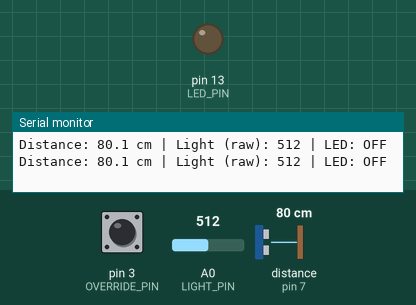
Bench run of a sketch on a simulated Arduino Uno, built with avr-gcc and run on an emulated ATmega328P. Shown: output pins drawn as LEDs (lit = HIGH), the last lines printed to the serial monitor. Wiring (inferred from the names in the program): ultrasonic range finder: trigger pin 2; echo pin 7. Inputs (shaded band) come from the test bench; at power-on: distance to the obstacle (sensor on pin 7) 80 cm, pin 3 (OVERRIDE_PIN) HIGH, A0 (LIGHT_PIN) = 512. The echo pulse lasts 58.3 µs per cm; pins used as bus, display or sensor lines are not drawn.

Above: at 1.2 s.
1.3 s: distance to the obstacle (sensor on pin 7) set to 53 cm
2.8 s: distance to the obstacle (sensor on pin 7) set to 47 cm
At 4.0 s:
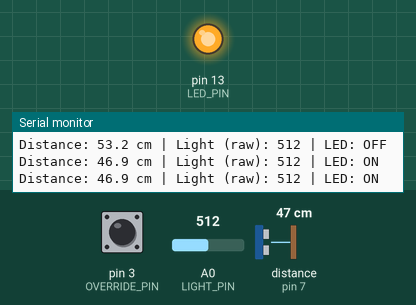
Timing chart, 0 to 5.8 s (numbered marks = the images above; inputs shaded):
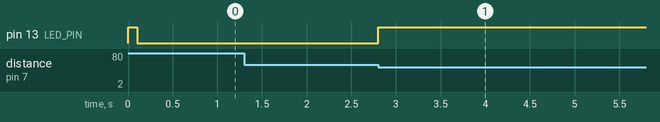

The sketch:

greentech_hcsr04.ino
```cpp
// Uno R3 + HC-SR04 + LDR + onboard LED. USB-powered desk prototype.
// HC-SR04 measures object distance; this is not a room occupancy detector.
#include <Arduino.h>

const uint8_t TRIG_PIN = 2;
const uint8_t ECHO_PIN = 7;
const uint8_t OVERRIDE_PIN = 3; // Connect to GND to force the LED ON.
const uint8_t LED_PIN = LED_BUILTIN;
const uint8_t LIGHT_PIN = A0;

// Change these values, then upload again.
const bool CSV_OUTPUT = false;       // Set true only for record_csv.py.
const uint16_t ENTER_MM = 500;       // Enter when closer than 50 cm.
const uint16_t EXIT_MM = 600;        // Remain near through 60 cm.
const uint32_t HOLD_MS = 10000UL;    // Later room trial: 600000UL.
const uint32_t SAMPLE_MS = 100UL;    // More than 60 ms between triggers.
const uint32_t LOG_MS = 1000UL;
const uint32_t ECHO_TIMEOUT_US = 25000UL;
const uint8_t FAILURES_TO_FAULT = 3;

uint32_t lastSample = 0;
uint32_t lastLog = 0;
uint32_t lastNear = 0;
uint16_t distanceMm = 0;
uint16_t lightRaw = 0;
uint8_t failedReadings = 0;
bool echoOk = false;
bool nearObject = false;
bool seenNear = false;
bool fault = false;
bool overrideOn = false;
bool lampOn = true;

void logRow(uint32_t now) {
  if (!CSV_OUTPUT) {
    Serial.print(F("Distance: "));
    if (echoOk) {
      Serial.print(distanceMm / 10);
      Serial.print('.');
      Serial.print(distanceMm % 10);
      Serial.print(F(" cm"));
    } else {
      Serial.print(F("NO VALID ECHO (check target and wiring)"));
    }
    Serial.print(F(" | Light (raw): "));
    Serial.print(lightRaw);
    Serial.print(F(" | LED: "));
    Serial.print(lampOn ? F("ON") : F("OFF"));
    if (overrideOn) Serial.print(F(" | Manual override"));
    if (fault) Serial.print(F(" | Sensor fault: LED forced ON"));
    Serial.println();
    return;
  }
  Serial.print(now);
  Serial.print(',');
  if (echoOk) {
    Serial.print(distanceMm / 10);
    Serial.print('.');
    Serial.print(distanceMm % 10);
  } // Empty distance means invalid, never zero centimetres.
  Serial.print(','); Serial.print(echoOk ? 1 : 0);
  Serial.print(','); Serial.print(lightRaw);
  Serial.print(','); Serial.print(echoOk && nearObject ? 1 : 0);
  Serial.print(','); Serial.print(fault ? 1 : 0);
  Serial.print(','); Serial.print(overrideOn ? 1 : 0);
  Serial.print(','); Serial.println(lampOn ? 1 : 0);
}

void setup() {
  digitalWrite(LED_PIN, HIGH); // Conservative output until first measurement.
  pinMode(LED_PIN, OUTPUT);
  pinMode(TRIG_PIN, OUTPUT);
  digitalWrite(TRIG_PIN, LOW);
  pinMode(ECHO_PIN, INPUT);
  pinMode(OVERRIDE_PIN, INPUT_PULLUP);
  Serial.begin(9600);
  if (CSV_OUTPUT)
    Serial.println(F("uptime_ms,distance_cm,echo_ok,ldr_raw,near,fault,override,lamp"));
  else
    Serial.println(F("HC-SR04 ready. Distance in cm; light is raw 0-1023, not lux."));
}

void loop() {
  uint32_t now = millis();
  const bool previousLamp = lampOn;
  const bool previousFault = fault;

  if (now - lastSample >= SAMPLE_MS) {
    lastSample = now;
    digitalWrite(TRIG_PIN, LOW);
    delayMicroseconds(2);
    digitalWrite(TRIG_PIN, HIGH);
    delayMicroseconds(10);
    digitalWrite(TRIG_PIN, LOW);
    const uint32_t duration = pulseIn(ECHO_PIN, HIGH, ECHO_TIMEOUT_US);
    now = millis(); // Include time spent waiting for the echo.
    echoOk = duration >= 116UL && duration <= 23200UL; // Nominal 2-400 cm.
    lightRaw = analogRead(LIGHT_PIN);

    if (echoOk) {
      distanceMm = (uint16_t)(duration * 10UL / 58UL);
      failedReadings = 0;
      fault = false; // One valid measurement clears this bench fault.
      if (nearObject) nearObject = distanceMm <= EXIT_MM;
      else nearObject = distanceMm < ENTER_MM;
      if (nearObject) {
        seenNear = true;
        lastNear = now;
      }
    } else {
      if (failedReadings < FAILURES_TO_FAULT) ++failedReadings;
      fault = failedReadings >= FAILURES_TO_FAULT;
      // An invalid reading never refreshes the vacancy timer.
    }
  }

  overrideOn = digitalRead(OVERRIDE_PIN) == LOW;
  const bool held = seenNear && now - lastNear < HOLD_MS;
  // During the first 100 ms there is no distance result yet.
  const bool awaitingFirstSample = lastSample == 0;
  lampOn = overrideOn || fault || awaitingFirstSample || held;
  digitalWrite(LED_PIN, lampOn ? HIGH : LOW);

  if (lampOn != previousLamp || fault != previousFault || now - lastLog >= LOG_MS) {
    lastLog = now;
    logRow(now);
  }
}
```

Measured:
- the behaviour switches between 51 and 50 cm on distance to the obstacle (sensor on pin 7) (found by bisection; images 0 and 1)
- after the input at 2.8 s, pin 13 (LED_PIN): LOW → HIGH at once
